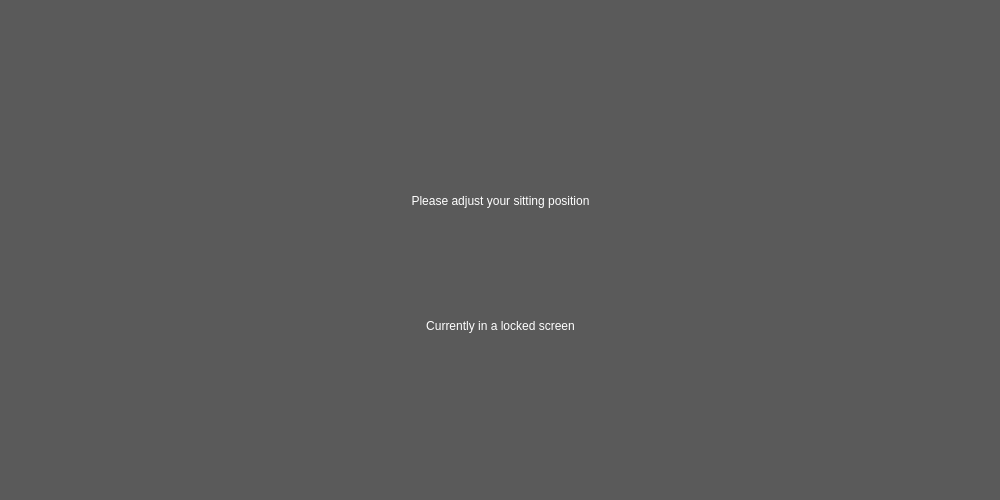
<?xml version="1.0" encoding="UTF-8"?>
<ui version="4.0">
 <class>sitting_warning</class>
 <widget class="QWidget" name="sitting_warning">
  <property name="geometry">
   <rect>
    <x>0</x>
    <y>0</y>
    <width>1000</width>
    <height>500</height>
   </rect>
  </property>
  <property name="minimumSize">
   <size>
    <width>1000</width>
    <height>500</height>
   </size>
  </property>
  <property name="maximumSize">
   <size>
    <width>1000</width>
    <height>500</height>
   </size>
  </property>
  <property name="windowTitle">
   <string>Form</string>
  </property>
  <property name="styleSheet">
   <string notr="true">QWidget {
	background-color:rgb(82, 82, 82, 200);
}</string>
  </property>
  <widget class="QLabel" name="label">
   <property name="geometry">
    <rect>
     <x>20</x>
     <y>160</y>
     <width>961</width>
     <height>81</height>
    </rect>
   </property>
   <property name="styleSheet">
    <string notr="true">QLabel{
	color:rgb(255,255,255);
	font: 20pt &quot;微软雅黑&quot;;
	background-color:rgb(0, 0, 0, 0);
}</string>
   </property>
   <property name="text">
    <string>Please adjust your sitting position</string>
   </property>
   <property name="alignment">
    <set>Qt::AlignCenter</set>
   </property>
  </widget>
  <widget class="QLabel" name="label_2">
   <property name="geometry">
    <rect>
     <x>20</x>
     <y>280</y>
     <width>961</width>
     <height>91</height>
    </rect>
   </property>
   <property name="styleSheet">
    <string notr="true">QLabel{
	color:rgb(255,255,255);
	font: 20pt &quot;微软雅黑&quot;;
	background-color:rgb(0, 0, 0, 0);
}</string>
   </property>
   <property name="text">
    <string>Currently in a locked screen</string>
   </property>
   <property name="alignment">
    <set>Qt::AlignCenter</set>
   </property>
  </widget>
 </widget>
 <resources/>
 <connections/>
</ui>
